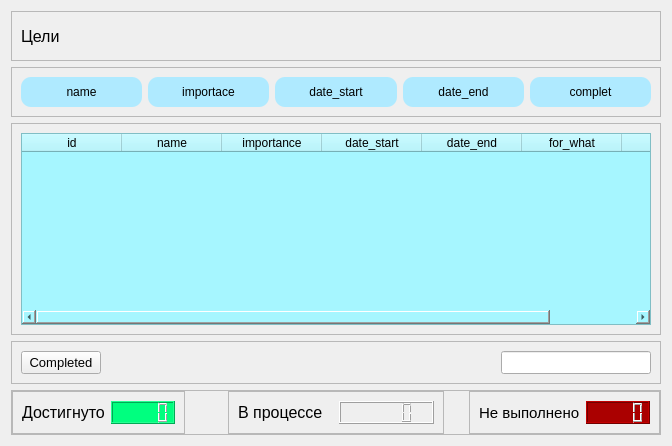
            <widget class="QWidget" name="goal_page">
             <layout class="QVBoxLayout" name="verticalLayout_5">
              <item alignment="Qt::AlignTop">
               <widget class="QFrame" name="frame_7">
                <property name="frameShape">
                 <enum>QFrame::StyledPanel</enum>
                </property>
                <property name="frameShadow">
                 <enum>QFrame::Raised</enum>
                </property>
                <layout class="QHBoxLayout" name="horizontalLayout_9">
                 <item>
                  <widget class="QLabel" name="text_page_purpose">
                   <property name="minimumSize">
                    <size>
                     <width>30</width>
                     <height>30</height>
                    </size>
                   </property>
                   <property name="font">
                    <font>
                     <pointsize>12</pointsize>
                    </font>
                   </property>
                   <property name="text">
                    <string>Цели</string>
                   </property>
                   <property name="margin">
                    <number>5</number>
                   </property>
                  </widget>
                 </item>
                </layout>
               </widget>
              </item>
              <item>
               <widget class="QFrame" name="frame_20">
                <property name="styleSheet">
                 <string notr="true">QPushButton{
	background-color: rgb(175, 234, 255);
 border-radius: 10px;
}</string>
                </property>
                <property name="frameShape">
                 <enum>QFrame::StyledPanel</enum>
                </property>
                <property name="frameShadow">
                 <enum>QFrame::Raised</enum>
                </property>
                <layout class="QHBoxLayout" name="horizontalLayout_17">
                 <item>
                  <widget class="QPushButton" name="sort_name">
                   <property name="minimumSize">
                    <size>
                     <width>0</width>
                     <height>30</height>
                    </size>
                   </property>
                   <property name="font">
                    <font>
                     <pointsize>9</pointsize>
                    </font>
                   </property>
                   <property name="text">
                    <string>name</string>
                   </property>
                  </widget>
                 </item>
                 <item>
                  <widget class="QPushButton" name="sort_importanse">
                   <property name="minimumSize">
                    <size>
                     <width>0</width>
                     <height>30</height>
                    </size>
                   </property>
                   <property name="font">
                    <font>
                     <pointsize>9</pointsize>
                    </font>
                   </property>
                   <property name="text">
                    <string>importace</string>
                   </property>
                  </widget>
                 </item>
                 <item>
                  <widget class="QPushButton" name="sort_date_start">
                   <property name="minimumSize">
                    <size>
                     <width>0</width>
                     <height>30</height>
                    </size>
                   </property>
                   <property name="font">
                    <font>
                     <pointsize>9</pointsize>
                    </font>
                   </property>
                   <property name="text">
                    <string>date_start</string>
                   </property>
                  </widget>
                 </item>
                 <item>
                  <widget class="QPushButton" name="sor_date_end">
                   <property name="minimumSize">
                    <size>
                     <width>0</width>
                     <height>30</height>
                    </size>
                   </property>
                   <property name="font">
                    <font>
                     <pointsize>9</pointsize>
                    </font>
                   </property>
                   <property name="text">
                    <string>date_end</string>
                   </property>
                  </widget>
                 </item>
                 <item>
                  <widget class="QPushButton" name="sort_complet">
                   <property name="minimumSize">
                    <size>
                     <width>0</width>
                     <height>30</height>
                    </size>
                   </property>
                   <property name="font">
                    <font>
                     <pointsize>9</pointsize>
                    </font>
                   </property>
                   <property name="text">
                    <string>complet</string>
                   </property>
                  </widget>
                 </item>
                </layout>
               </widget>
              </item>
              <item>
               <widget class="QFrame" name="frame_10">
                <property name="frameShape">
                 <enum>QFrame::StyledPanel</enum>
                </property>
                <property name="frameShadow">
                 <enum>QFrame::Raised</enum>
                </property>
                <layout class="QHBoxLayout" name="horizontalLayout_14">
                 <item>
                  <widget class="QTableWidget" name="table_purpouse">
                   <property name="minimumSize">
                    <size>
                     <width>630</width>
                     <height>0</height>
                    </size>
                   </property>
                   <property name="maximumSize">
                    <size>
                     <width>16777215</width>
                     <height>16777215</height>
                    </size>
                   </property>
                   <property name="styleSheet">
                    <string notr="true">background:rgb(166, 246, 255)</string>
                   </property>
                   <column>
                    <property name="text">
                     <string>id</string>
                    </property>
                   </column>
                   <column>
                    <property name="text">
                     <string>name</string>
                    </property>
                   </column>
                   <column>
                    <property name="text">
                     <string>importance</string>
                    </property>
                   </column>
                   <column>
                    <property name="text">
                     <string>date_start</string>
                    </property>
                   </column>
                   <column>
                    <property name="text">
                     <string>date_end</string>
                    </property>
                   </column>
                   <column>
                    <property name="text">
                     <string>for_what</string>
                    </property>
                   </column>
                   <column>
                    <property name="text">
                     <string>complet</string>
                    </property>
                   </column>
                  </widget>
                 </item>
                </layout>
               </widget>
              </item>
              <item>
               <widget class="QFrame" name="frame_21">
                <property name="frameShape">
                 <enum>QFrame::StyledPanel</enum>
                </property>
                <property name="frameShadow">
                 <enum>QFrame::Raised</enum>
                </property>
                <layout class="QHBoxLayout" name="horizontalLayout_18">
                 <item alignment="Qt::AlignLeft">
                  <widget class="QPushButton" name="button_completed_pur">
                   <property name="font">
                    <font>
                     <pointsize>10</pointsize>
                    </font>
                   </property>
                   <property name="text">
                    <string>Completed</string>
                   </property>
                  </widget>
                 </item>
                 <item>
                  <widget class="QLineEdit" name="line_edit_pur_id">
                   <property name="maximumSize">
                    <size>
                     <width>150</width>
                     <height>150</height>
                    </size>
                   </property>
                   <property name="styleSheet">
                    <string notr="true"/>
                   </property>
                  </widget>
                 </item>
                </layout>
               </widget>
              </item>
              <item alignment="Qt::AlignBottom">
               <widget class="QFrame" name="frame_8">
                <property name="frameShape">
                 <enum>QFrame::StyledPanel</enum>
                </property>
                <property name="frameShadow">
                 <enum>QFrame::Raised</enum>
                </property>
                <layout class="QHBoxLayout" name="horizontalLayout_10">
                 <property name="spacing">
                  <number>0</number>
                 </property>
                 <property name="leftMargin">
                  <number>0</number>
                 </property>
                 <property name="topMargin">
                  <number>0</number>
                 </property>
                 <property name="rightMargin">
                  <number>0</number>
                 </property>
                 <property name="bottomMargin">
                  <number>0</number>
                 </property>
                 <item alignment="Qt::AlignLeft">
                  <widget class="QFrame" name="frame_11">
                   <property name="frameShape">
                    <enum>QFrame::StyledPanel</enum>
                   </property>
                   <property name="frameShadow">
                    <enum>QFrame::Raised</enum>
                   </property>
                   <layout class="QHBoxLayout" name="horizontalLayout_11">
                    <item>
                     <widget class="QLabel" name="text_complet">
                      <property name="font">
                       <font>
                        <pointsize>12</pointsize>
                       </font>
                      </property>
                      <property name="text">
                       <string>Достигнуто</string>
                      </property>
                     </widget>
                    </item>
                    <item>
                     <widget class="QLCDNumber" name="lcd_pur_com">
                      <property name="maximumSize">
                       <size>
                        <width>100</width>
                        <height>100</height>
                       </size>
                      </property>
                      <property name="styleSheet">
                       <string notr="true">background-color: rgb(0, 255, 127);</string>
                      </property>
                     </widget>
                    </item>
                   </layout>
                  </widget>
                 </item>
                 <item>
                  <widget class="QFrame" name="frame_13">
                   <property name="frameShape">
                    <enum>QFrame::StyledPanel</enum>
                   </property>
                   <property name="frameShadow">
                    <enum>QFrame::Raised</enum>
                   </property>
                   <layout class="QHBoxLayout" name="horizontalLayout_12">
                    <item>
                     <widget class="QLabel" name="text_proces">
                      <property name="font">
                       <font>
                        <pointsize>12</pointsize>
                       </font>
                      </property>
                      <property name="styleSheet">
                       <string notr="true"/>
                      </property>
                      <property name="text">
                       <string>В процессе</string>
                      </property>
                     </widget>
                    </item>
                    <item>
                     <widget class="QLCDNumber" name="lcd_pur_now">
                      <property name="maximumSize">
                       <size>
                        <width>100</width>
                        <height>16777215</height>
                       </size>
                      </property>
                     </widget>
                    </item>
                   </layout>
                  </widget>
                 </item>
                 <item alignment="Qt::AlignRight">
                  <widget class="QFrame" name="frame_12">
                   <property name="frameShape">
                    <enum>QFrame::StyledPanel</enum>
                   </property>
                   <property name="frameShadow">
                    <enum>QFrame::Raised</enum>
                   </property>
                   <layout class="QHBoxLayout" name="horizontalLayout_13">
                    <item>
                     <widget class="QLabel" name="text_not_complet">
                      <property name="font">
                       <font>
                        <pointsize>11</pointsize>
                       </font>
                      </property>
                      <property name="text">
                       <string>Не выполнено</string>
                      </property>
                     </widget>
                    </item>
                    <item>
                     <widget class="QLCDNumber" name="lcd_pur_overd">
                      <property name="styleSheet">
                       <string notr="true">background-color: rgb(170, 0, 0);</string>
                      </property>
                     </widget>
                    </item>
                   </layout>
                  </widget>
                 </item>
                </layout>
               </widget>
              </item>
             </layout>
            </widget>
